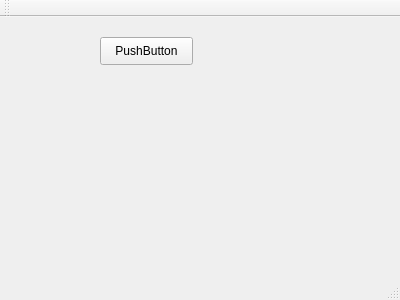
<?xml version="1.0" encoding="UTF-8"?>
<ui version="4.0">
 <class>MainWindow</class>
 <widget class="QMainWindow" name="MainWindow">
  <property name="geometry">
   <rect>
    <x>0</x>
    <y>0</y>
    <width>400</width>
    <height>300</height>
   </rect>
  </property>
  <property name="windowTitle">
   <string>MainWindow</string>
  </property>
  <widget class="QWidget" name="centralWidget">
   <widget class="QPushButton" name="pushButton">
    <property name="geometry">
     <rect>
      <x>100</x>
      <y>20</y>
      <width>93</width>
      <height>28</height>
     </rect>
    </property>
    <property name="text">
     <string>PushButton</string>
    </property>
   </widget>
  </widget>
  <widget class="QMenuBar" name="menuBar">
   <property name="geometry">
    <rect>
     <x>0</x>
     <y>0</y>
     <width>400</width>
     <height>26</height>
    </rect>
   </property>
  </widget>
  <widget class="QToolBar" name="mainToolBar">
   <attribute name="toolBarArea">
    <enum>TopToolBarArea</enum>
   </attribute>
   <attribute name="toolBarBreak">
    <bool>false</bool>
   </attribute>
  </widget>
  <widget class="QStatusBar" name="statusBar"/>
 </widget>
 <layoutdefault spacing="6" margin="11"/>
 <resources/>
 <connections/>
</ui>
